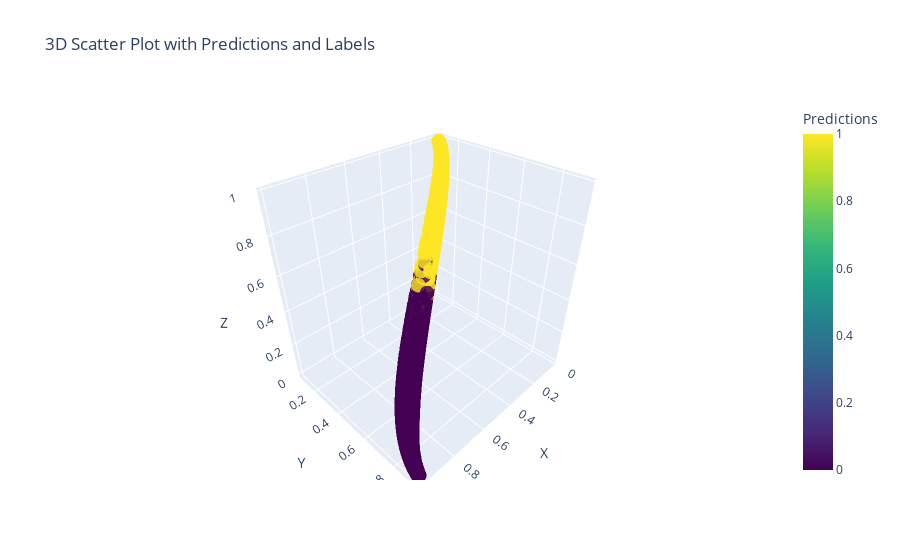

Notebook code cell kept with this figure:
### Code cell
plot_model_act(model_1234,X_train)

### Figure 1 — Plotly figure (JSON) as saved in the notebook; plotly's stock layout.template omitted (floating-point values rounded to 4 significant figures; data arrays with more than 128 entries replaced by an {"elided": "..."} marker saying what was removed)
{"data": [{"marker": {"color": {"elided": "4000 int values"}, "colorbar": {"title": {"text": "Predictions"}}, "colorscale": [[0, "#440154"], [0.1111, "#482878"], [0.2222, "#3e4989"], [0.3333, "#31688e"], [0.4444, "#26828e"], [0.5556, "#1f9e89"], [0.6667, "#35b779"], [0.7778, "#6ece58"], [0.8889, "#b5de2b"], [1, "#fde725"]], "opacity": 0.8, "size": 5}, "mode": "markers", "text": {"elided": "4000 str values"}, "type": "scatter3d", "x": {"elided": "4000 float values"}, "y": {"elided": "4000 float values"}, "z": {"elided": "4000 float values"}}], "layout": {"scene": {"xaxis": {"title": {"text": "X"}}, "yaxis": {"title": {"text": "Y"}}, "zaxis": {"title": {"text": "Z"}}}, "title": {"text": "3D Scatter Plot with Predictions and Labels"}}}
